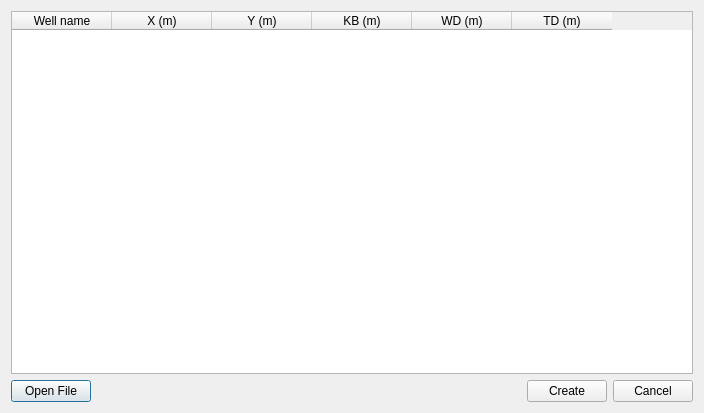
<?xml version="1.0" encoding="UTF-8"?>
<ui version="4.0">
 <class>import_multiple_wells_Dialog</class>
 <widget class="QDialog" name="import_multiple_wells_Dialog">
  <property name="geometry">
   <rect>
    <x>0</x>
    <y>0</y>
    <width>704</width>
    <height>413</height>
   </rect>
  </property>
  <property name="windowTitle">
   <string>Multiple Wells</string>
  </property>
  <layout class="QGridLayout" name="gridLayout">
   <item row="0" column="0">
    <widget class="QTableWidget" name="tableWidget">
     <column>
      <property name="text">
       <string>Well name</string>
      </property>
     </column>
     <column>
      <property name="text">
       <string>X (m)</string>
      </property>
     </column>
     <column>
      <property name="text">
       <string>Y (m)</string>
      </property>
     </column>
     <column>
      <property name="text">
       <string>KB (m)</string>
      </property>
     </column>
     <column>
      <property name="text">
       <string>WD (m)</string>
      </property>
     </column>
     <column>
      <property name="text">
       <string>TD (m)</string>
      </property>
     </column>
    </widget>
   </item>
   <item row="1" column="0">
    <layout class="QHBoxLayout" name="horizontalLayout">
     <item>
      <widget class="QPushButton" name="openButton">
       <property name="text">
        <string>Open File</string>
       </property>
      </widget>
     </item>
     <item>
      <spacer name="horizontalSpacer">
       <property name="orientation">
        <enum>Qt::Horizontal</enum>
       </property>
       <property name="sizeHint" stdset="0">
        <size>
         <width>40</width>
         <height>20</height>
        </size>
       </property>
      </spacer>
     </item>
     <item>
      <widget class="QPushButton" name="createButton">
       <property name="text">
        <string>Create</string>
       </property>
      </widget>
     </item>
     <item>
      <widget class="QPushButton" name="cancelButton">
       <property name="text">
        <string>Cancel</string>
       </property>
      </widget>
     </item>
    </layout>
   </item>
  </layout>
 </widget>
 <resources/>
 <connections>
  <connection>
   <sender>cancelButton</sender>
   <signal>clicked()</signal>
   <receiver>import_multiple_wells_Dialog</receiver>
   <slot>close()</slot>
   <hints>
    <hint type="sourcelabel">
     <x>656</x>
     <y>391</y>
    </hint>
    <hint type="destinationlabel">
     <x>351</x>
     <y>206</y>
    </hint>
   </hints>
  </connection>
 </connections>
</ui>
